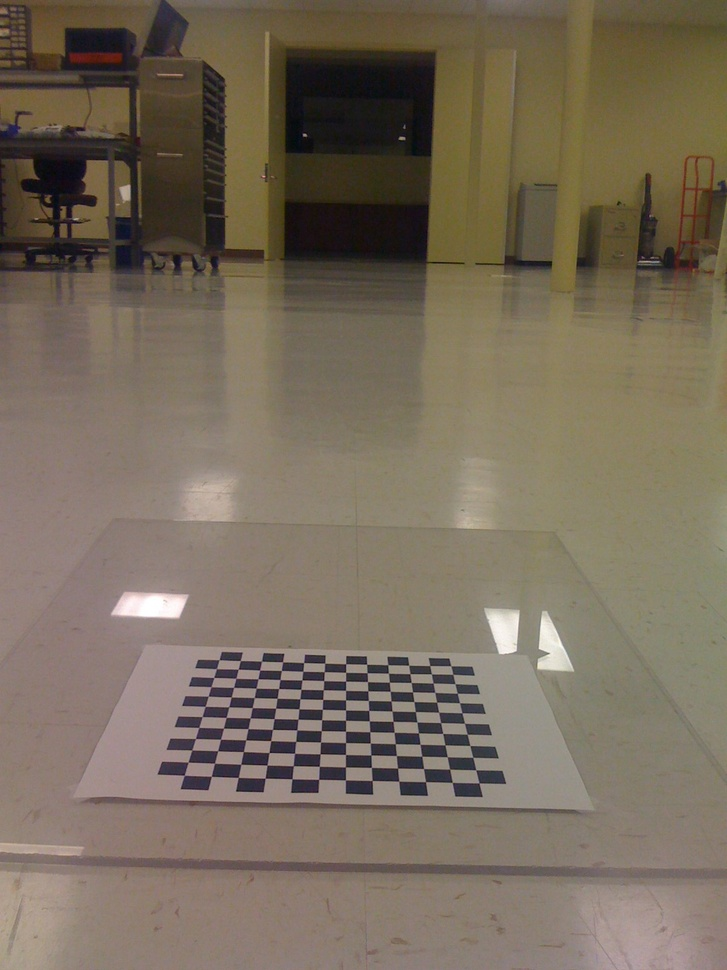
#> input picture Learning.OpenCV/birdseye/IMG_0214.jpg, 727 x 970 px, shrunk from 1200 x 1600 before the run
$ python Sobel_normalize.py ../../../../Learning.OpenCV/birdseye/IMG_0214.jpg   (Python 2 division)
#> lines starting #> are read from the running program, lines starting #| are printed output that depends on the picture
# -*- coding: utf-8 -*-
import numpy as np
import sys
import math
import cv2
from scipy import signal
#二项式展开式的系数，即平滑系数
def pascalSmooth(n):
    pascalSmooth = np.zeros([1,n],np.float32)
    for i in range(n):
        pascalSmooth[0][i] = math.factorial(n -1)/(math.factorial(i)*math.factorial(n-1-i))
    return pascalSmooth
#计算差分
def pascalDiff(n):
    pascalDiff = np.zeros([1,n],np.float32)
    pascalSmooth_previous = pascalSmooth(n-1)
    for i in range(n):
        if i ==0:
            #恒等于 1
            pascalDiff[0][i] = pascalSmooth_previous[0][i]
        elif i == n-1:
            #恒等于 -1
            pascalDiff[0][i] = -pascalSmooth_previous[0][i-1]
        else:
            pascalDiff[0][i] = pascalSmooth_previous[0][i] - pascalSmooth_previous[0][i-1]
    return pascalDiff
#通过平滑系数和差分系数的卷积运算计算卷积核
# [8 lines left out: function getSobelKernel, not called in this run]
# sobel 边缘检测
def sobel(image,winSize):
    rows,cols = image.shape
    pascalSmoothKernel = pascalSmooth(winSize)
    pascalDiffKernel = pascalDiff(winSize)
    # --- 与水平方向的卷积核卷积 ----
    image_sobel_x = np.zeros(image.shape,np.float32)
    #垂直方向上的平滑
    image_sobel_x = signal.convolve2d(image,pascalSmoothKernel.transpose(),mode='same')
    #水平方向上的差分
    image_sobel_x = signal.convolve2d(image_sobel_x,pascalDiffKernel,mode='same')
    # --- 与垂直方向上的卷积核卷积 ---
    image_sobel_y = np.zeros(image.shape,np.float32)
    #水平方向上的平滑
    image_sobel_y = signal.convolve2d(image,pascalSmoothKernel,mode='same')
    #垂直方向上的差分
    image_sobel_y = signal.convolve2d(image_sobel_y,pascalDiffKernel.transpose(),mode='same')
    return (image_sobel_x,image_sobel_y)
#主函数
if __name__ =="__main__":
    if len(sys.argv)>1:
        image = cv2.imread(sys.argv[1],cv2.IMREAD_GRAYSCALE)
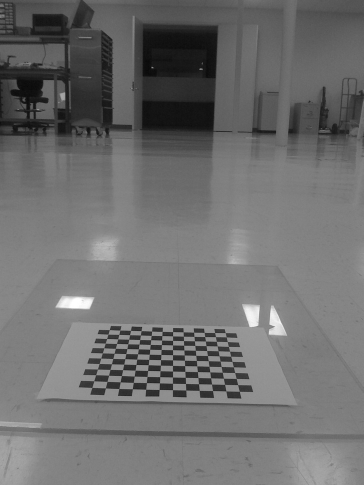
#> image: shape (970, 727) (shown at 1/2 size); min 2, max 255, mean 109.9
    else:
        print "Usge:python Sobel.py imageFile"
    #卷积
    image_sobel_x,image_sobel_y = sobel(image,7)
#> in sobel, `image_sobel_x = signal.convolve2d(image_sobel_x,pascalDiffKernel,mode=..`:
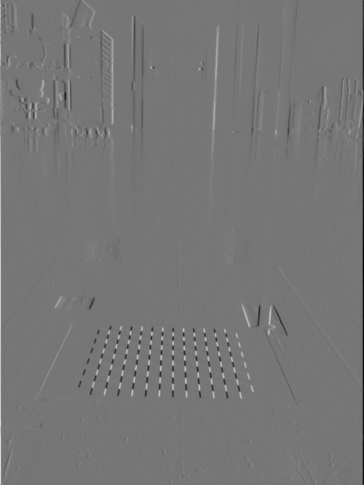
#> image_sobel_x: shape (970, 727) float32 (shown at 1/2 size); min -93743, max 107704, mean 14.2; drawn with min black and max white
#> in sobel, `image_sobel_y = signal.convolve2d(image_sobel_y,pascalDiffKernel.trans..`:
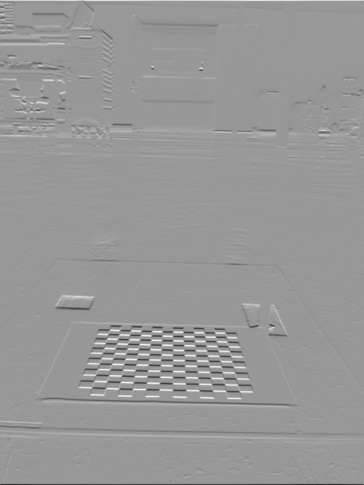
#> image_sobel_y: shape (970, 727) float32 (shown at 1/2 size); min -104993, max 71308, mean 43.6; drawn with min black and max white
    #平方和开方的方式
    edge = np.sqrt(np.power(image_sobel_x,2.0) + np.power(image_sobel_y,2.0))
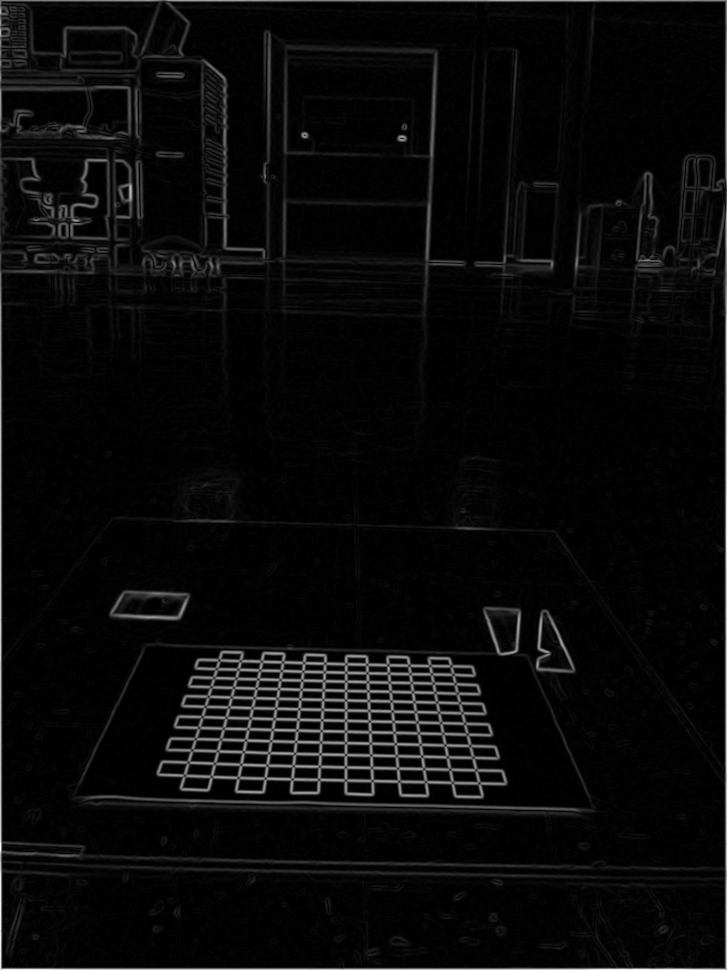
#> edge: shape (970, 727) float32; min 1.41, max 107724.9, mean 4464.7; drawn with min black and max white
    #边缘强度的灰度级显示
    edge =edge/np.max(edge)
    edge = np.power(edge,0.8)
    edge*=255
    edge = edge.astype(np.uint8)
    cv2.imshow("sobel edge",edge)
    cv2.imwrite("sobel.jpg",edge)
    cv2.waitKey(0)
    cv2.destroyAllWindows()

$ run again, on Learning.OpenCV/birdseye/IMG_0217.jpg
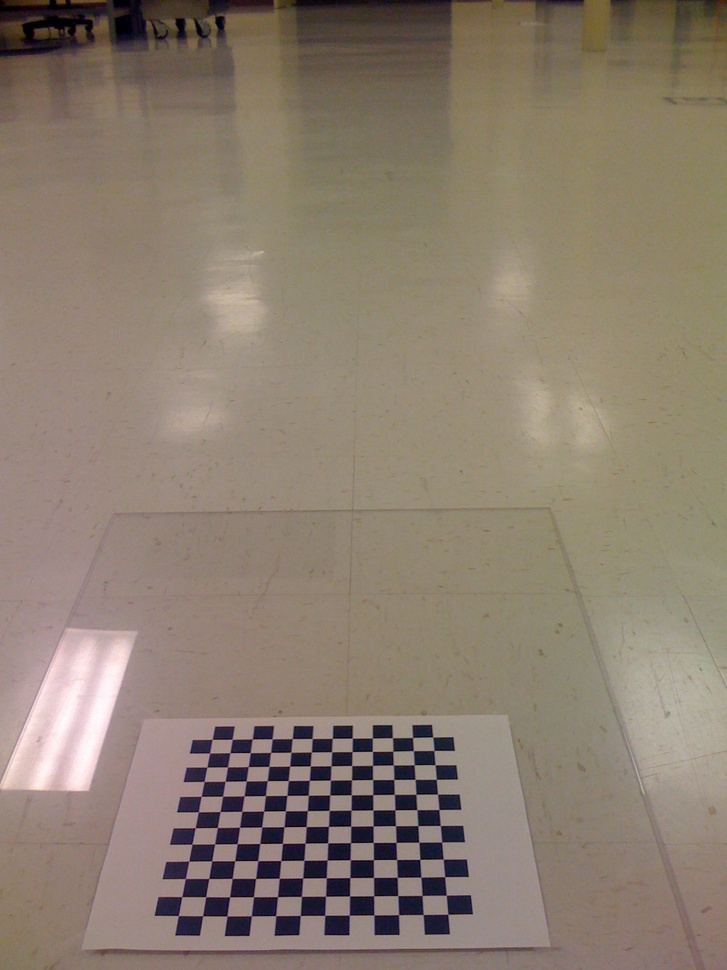
#> input picture Learning.OpenCV/birdseye/IMG_0217.jpg, 727 x 970 px, shrunk from 1200 x 1600 before the run
#> in sobel, `image_sobel_y = signal.convolve2d(image_sobel_y,pascalDiffKernel.trans..`:
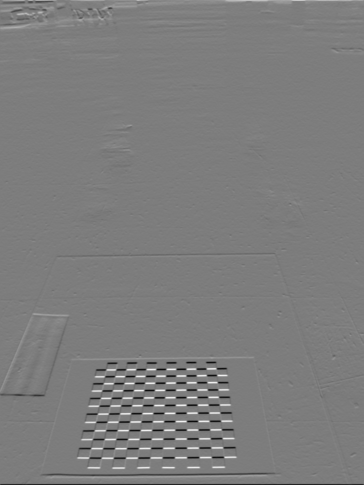
#> image_sobel_y: shape (970, 727) float32 (shown at 1/2 size); min -81581, max 84815, mean 85.6; drawn with min black and max white
#> `edge = np.sqrt(np.power(image_sobel_x,2.0) + np.power(image_sobel_y,2...`:
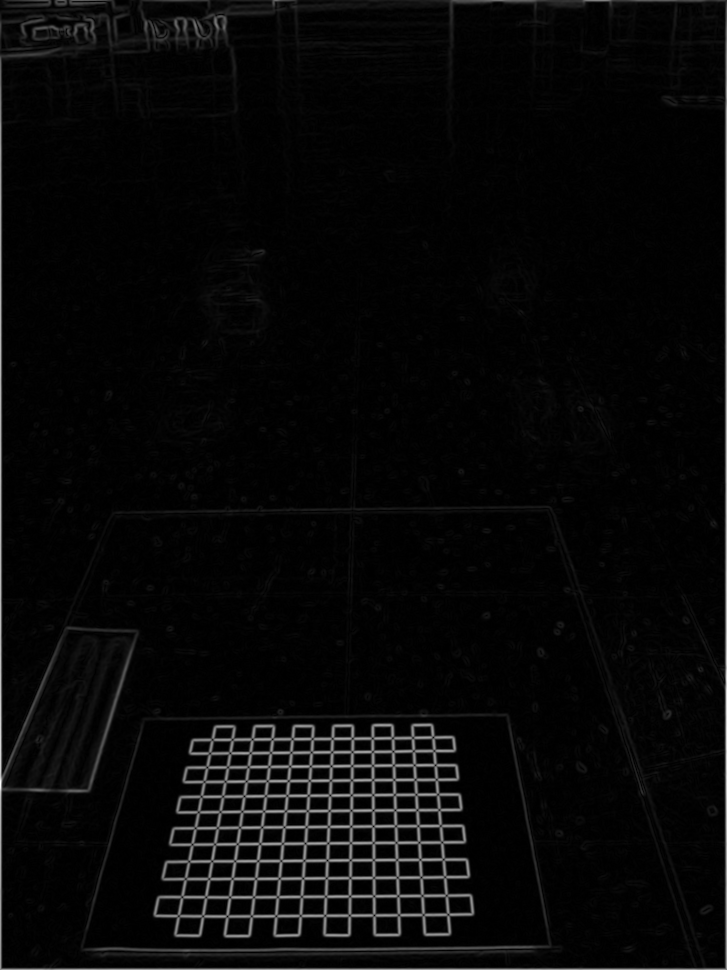
#> edge: shape (970, 727) float32; min 1.41, max 128503.8, mean 4219.9; drawn with min black and max white

$ run again, on Learning.OpenCV/birdseye/IMG_0218.jpg
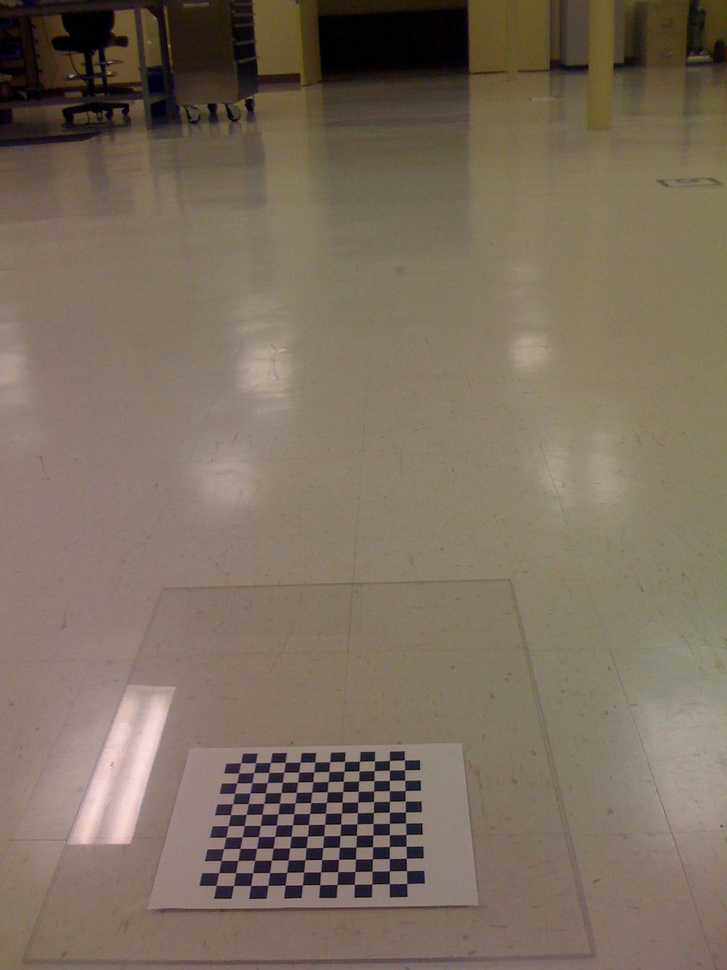
#> input picture Learning.OpenCV/birdseye/IMG_0218.jpg, 727 x 970 px, shrunk from 1200 x 1600 before the run
#> in sobel, `image_sobel_y = signal.convolve2d(image_sobel_y,pascalDiffKernel.trans..`:
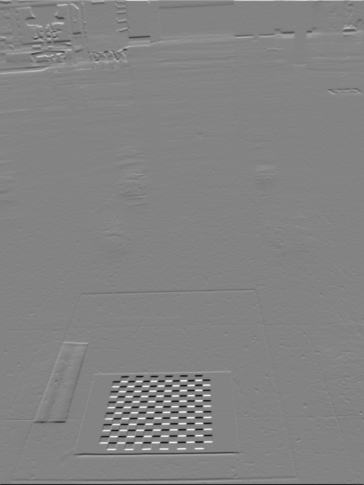
#> image_sobel_y: shape (970, 727) float32 (shown at 1/2 size); min -75819, max 71201, mean 68.3; drawn with min black and max white
#> `edge = np.sqrt(np.power(image_sobel_x,2.0) + np.power(image_sobel_y,2...`:
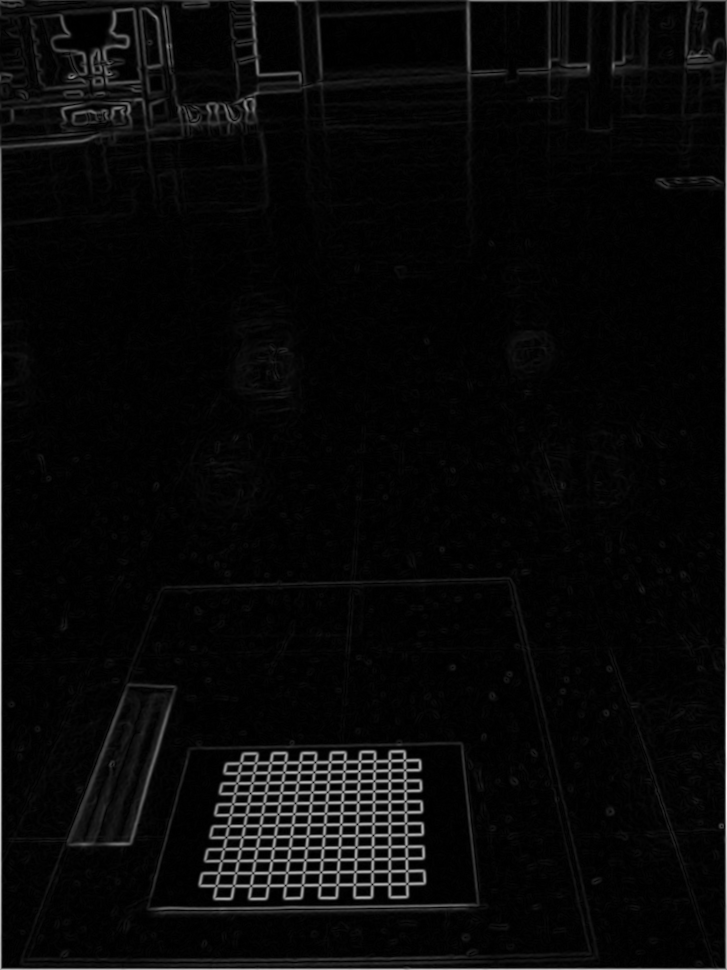
#> edge: shape (970, 727) float32; min 0, max 99794.1, mean 3549.9; drawn with min black and max white
